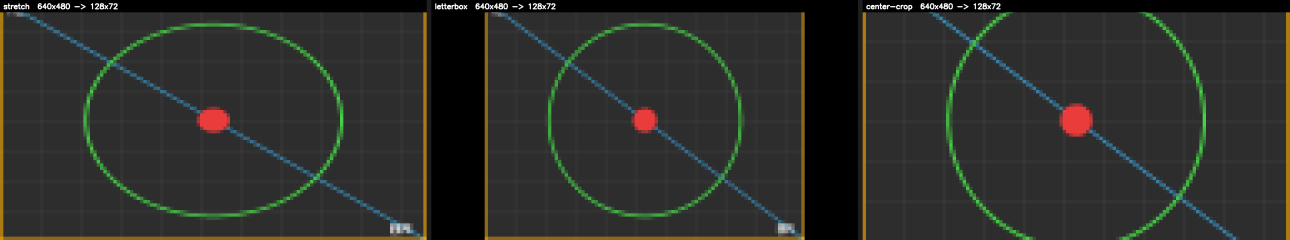
#> input picture zynq7020-image-processing/大拓展_01_上位机输入规格扩展/evidence/ext_fit_modes_landscape.png, 3868 x 720 px (shown at 1/3 size)
$ python -i camera_uart_sender.py   (imports and definitions only)
#> lines starting #> are read from the running program, lines starting #| are printed output that depends on the picture
#> further down, picture is the input picture: shape (720, 3868, 3); mean B, G, R 41.9, 46, 44.9
#!/usr/bin/env python3
import argparse
import sys
import time
from pathlib import Path

import cv2
import numpy as np
import serial


FRAME_SYNC = bytes((0x55, 0xAA))
LINE_SYNC = bytes((0x33, 0xCC))
CONTROL_SYNC = bytes((0xA5, 0x5A))
RGB888_FORMAT = 0x18
CONTROL_MODE = 0x01
CONTROL_THRESHOLD = 0x02
CONTROL_OVERLAY = 0x03

IMAGE_EXTENSIONS = {".png", ".jpg", ".jpeg", ".bmp"}
VIDEO_EXTENSIONS = {".mp4", ".avi", ".mov", ".mkv", ".wmv"}

FIT_MODES = ("stretch", "letterbox", "center-crop")
PROC_SIZES = ("128x72", "160x90", "144x108", "64x36")


class FrameSource:
    # [188 lines left out: functions __init__, open, read, close, describe, collect_image_paths and 2 more, not called in this run]


def _interpolation(dst_w: int, dst_h: int, src_w: int, src_h: int) -> int:
    # Shrinking favours INTER_AREA, enlarging favours INTER_LINEAR.
    if dst_w * dst_h <= src_w * src_h:
        return cv2.INTER_AREA
    return cv2.INTER_LINEAR


def _fit_bgr(
    frame_bgr: np.ndarray,
    width: int,
    height: int,
    fit_mode: str,
    fill: tuple[int, int, int],
) -> np.ndarray:
#> called with width = 128, height = 72, fit_mode = 'stretch', fill = (0, 0, 0)
    src_h, src_w = frame_bgr.shape[:2]
#> src_h = 720; src_w = 3868

    if fit_mode == "stretch":
        interp = _interpolation(width, height, src_w, src_h)
#> interp = 3
        return cv2.resize(frame_bgr, (width, height), interpolation=interp)
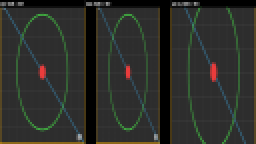
#> returned value: shape (72, 128, 3) (shown 2 times larger); mean of channels 0, 1, 2 41.9, 46, 44.9; drawn as B, G, R

    if fit_mode == "letterbox":
        scale = min(width / src_w, height / src_h)
        new_w = max(1, min(width, round(src_w * scale)))
        new_h = max(1, min(height, round(src_h * scale)))
        resized = cv2.resize(
            frame_bgr, (new_w, new_h), interpolation=_interpolation(new_w, new_h, src_w, src_h)
        )
        canvas = np.empty((height, width, 3), dtype=np.uint8)
        canvas[:, :] = fill
        x0 = (width - new_w) // 2
        y0 = (height - new_h) // 2
        canvas[y0:y0 + new_h, x0:x0 + new_w] = resized
        return canvas

    if fit_mode == "center-crop":
        scale = max(width / src_w, height / src_h)
        new_w = max(width, round(src_w * scale))
        new_h = max(height, round(src_h * scale))
        resized = cv2.resize(
            frame_bgr, (new_w, new_h), interpolation=_interpolation(new_w, new_h, src_w, src_h)
        )
        x0 = (new_w - width) // 2
        y0 = (new_h - height) // 2
        return resized[y0:y0 + height, x0:x0 + width]

    raise ValueError(f"unsupported fit_mode: {fit_mode!r}")


def prepare_frame(
    frame_bgr: np.ndarray,
    width: int = 128,
    height: int = 72,
    fit_mode: str = "stretch",
    content_size: tuple[int, int] | None = None,
    fill: tuple[int, int, int] = (0, 0, 0),
) -> np.ndarray:
    """Map a BGR frame of any size onto a fixed width x height RGB888 array.

    fit_mode controls how the source aspect ratio is reconciled with the fixed
    output frame (Plan A: all scaling happens on the host, the FPGA always
    receives width x height):

        stretch     resize straight to width x height; aspect may change
                    (default; byte-for-byte identical to the previous tool when
                    downscaling, which is the normal 128x72 case)
        letterbox   uniform scale by min(W/w, H/h), centre, pad the margin with
                    fill; the subject keeps its aspect ratio
        center-crop uniform scale by max(W/w, H/h), centre-crop to width x height;
                    fills the frame with no padding bars

    Downscaling uses INTER_AREA, upscaling uses INTER_LINEAR.

    content_size optionally renders the picture at a coarser processing size
    (e.g. (160, 90), (144, 108) or (64, 36)) first and then nearest-neighbour
    maps it back into the fixed width x height transmit frame. The HDMI image
    still uses the hardware-compatible wire format. None keeps the full output
    resolution.

    fill is a BGR triple (matching the BGR input convention) used for letterbox
    padding; after BGR->RGB the padded margin reads back as fill reversed.

    Returns an (height, width, 3) uint8 RGB array ready for build_frame_packet
    and send_frame_by_line.
    """
    if content_size is not None and tuple(content_size) != (width, height):
        proc_w, proc_h = content_size
        if proc_w <= 0 or proc_h <= 0:
            raise ValueError("content_size dimensions must be positive")
        content_bgr = _fit_bgr(frame_bgr, proc_w, proc_h, fit_mode, fill)
        # Upsample the coarse content back to the fixed transmit frame; nearest
        # neighbour keeps the enlarged pixels crisp so the lower processing
        # resolution stays visible on HDMI.
        fitted_bgr = cv2.resize(content_bgr, (width, height), interpolation=cv2.INTER_NEAREST)
    else:
        fitted_bgr = _fit_bgr(frame_bgr, width, height, fit_mode, fill)

    return cv2.cvtColor(fitted_bgr, cv2.COLOR_BGR2RGB)


# [198 lines left out: functions parse_proc_size, parse_fill_color, build_frame_packet, send_frame_by_line, send_control_command, send_requested_controls and 1 more, not called in this run]


# [2 lines not run here, left out]

>>> import cv2
>>> picture = cv2.imread('../evidence/ext_fit_modes_landscape.png')
>>> result = prepare_frame(picture)

$ run again, on zynq7020-image-processing/大拓展_01_上位机输入规格扩展/evidence/ext_proc_size.png
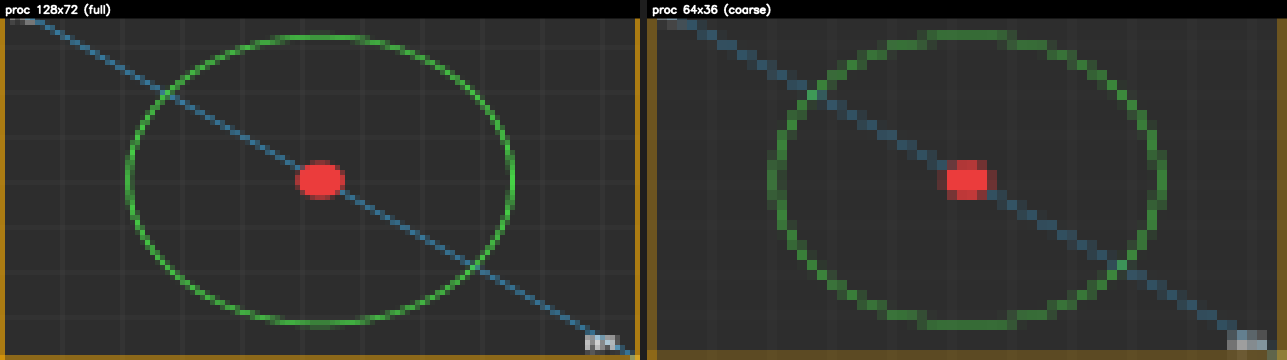
#> input picture zynq7020-image-processing/大拓展_01_上位机输入规格扩展/evidence/ext_proc_size.png, 2574 x 720 px (shown at 1/2 size)
#> picture is the input picture: shape (720, 2574, 3); mean B, G, R 45.4, 50.3, 49
#> in _fit_bgr, `return cv2.resize(frame_bgr, (width, height), interpolation=interp)`:
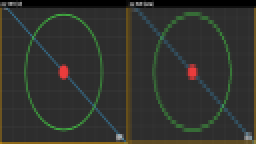
#> returned value: shape (72, 128, 3) (shown 2 times larger); mean of channels 0, 1, 2 45.4, 50.3, 49.1; drawn as B, G, R
